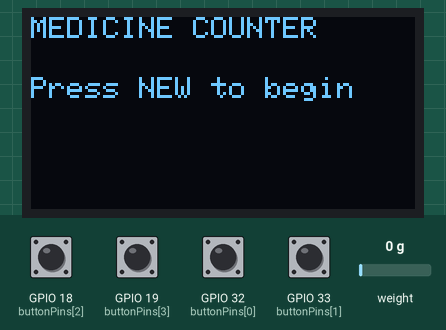
This sketch was run on a simulated ESP32. Shown: 128×64 one-colour display. The test bench sets the inputs (shaded band); at power-on: GPIO 18 (buttonPins[2]), GPIO 19 (buttonPins[3]), GPIO 32 (buttonPins[0]), GPIO 33 (buttonPins[1]) HIGH, weight on the scale 0 g.

Above: at 1.2 s.
1.3 s: GPIO 32 (buttonPins[0]) pulled LOW for 0.15 s
At 1.8 s:
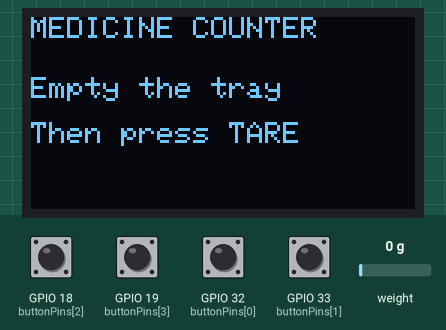
2.9 s: GPIO 33 (buttonPins[1]) pulled LOW for 0.15 s
At 4.2 s:
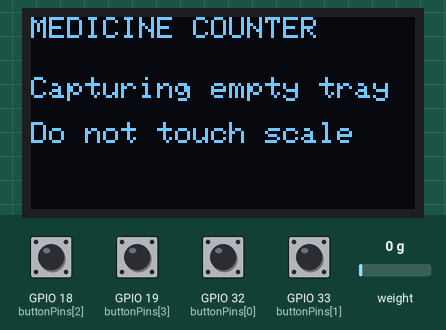
6.0 s: GPIO 18 (buttonPins[2]) pulled LOW for 0.15 s
At 6.6 s:
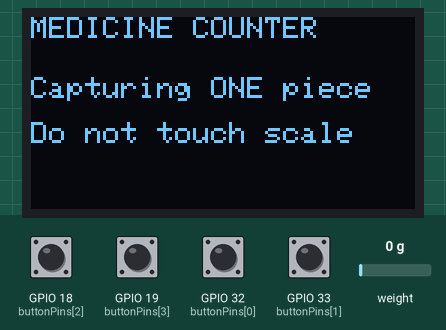
9.1 s: GPIO 18 (buttonPins[2]) pulled LOW for 1 s
12.6 s: GPIO 32 (buttonPins[0]) pulled LOW for 1 s
At 14.0 s:
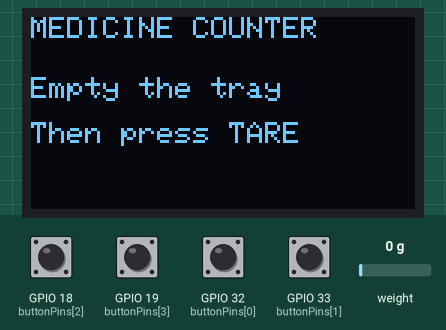
Timing chart, 0 to 15.6 s (numbered marks = the images above; inputs shaded):
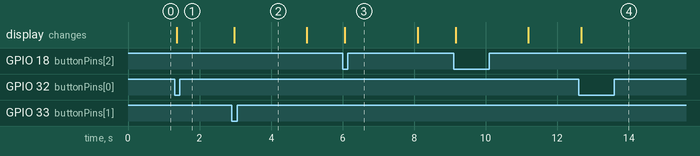

The sketch:

medicine-counter-local.ino
```cpp
#include <Wire.h>
#include <Adafruit_GFX.h>
#include <Adafruit_SSD1306.h>
#include <HX711.h>
#include <math.h>

HX711 scale;
Adafruit_SSD1306 display(128, 64, &Wire, -1);

const int buttonPins[] = {32, 33, 18, 19};

enum Stage {
  WAIT_NEW,
  WAIT_TARE,
  WAIT_ONE,
  WAIT_TEN,
  WAIT_CALIBRATE,
  COUNTING
};

Stage stage = WAIT_NEW;

bool lastReading[4] = {HIGH, HIGH, HIGH, HIGH};
bool stableButton[4] = {HIGH, HIGH, HIGH, HIGH};
unsigned long changedAt[4] = {0, 0, 0, 0};

double emptyRaw = 0;
double oneRaw = 0;
double tenRaw = 0;
double unitsPerPiece = 0;

unsigned long lastUpdate = 0;

// Initial trial threshold in RAW sensor units.
// This needs checking against your real sensor noise.
const long MAX_CAPTURE_SPREAD = 1000;

void showMessage(const char* line1,
                 const char* line2 = "",
                 const char* line3 = "") {
  display.clearDisplay();
  display.setTextColor(SSD1306_WHITE);
  display.setTextSize(1);
  display.setCursor(0, 0);
  display.println("MEDICINE COUNTER");
  display.setCursor(0, 20);
  display.println(line1);
  display.setCursor(0, 35);
  display.println(line2);
  display.setCursor(0, 50);
  display.println(line3);
  display.display();
}

void showPrompt() {
  switch (stage) {
    case WAIT_NEW:
      showMessage("Press NEW to begin");
      break;
    case WAIT_TARE:
      showMessage("Empty the tray", "Then press TARE");
      break;
    case WAIT_ONE:
      showMessage("Add ONE piece", "Then press SAMPLE");
      break;
    case WAIT_TEN:
      showMessage("Add 9 more pieces", "10 TOTAL in tray", "Then press SAMPLE");
      break;
    case WAIT_CALIBRATE:
      showMessage("Both samples ready", "Press CALIBRATE");
      break;
    case COUNTING:
      break;
  }
}

// Captures a short batch and checks its spread.
// A stable batch is not a guarantee of counting accuracy.
bool capture(double &average, long &spread) {
  const int samples = 20;
  double sum = 0;
  long lowest = 8388607L;
  long highest = -8388608L;

  for (int i = 0; i < samples; i++) {
    if (!scale.wait_ready_timeout(1000)) {
      showMessage("HX711 not responding", "Check sensor wiring");
      return false;
    }

    long value = scale.read();
    if (value <= -8388608L || value >= 8388607L) {
      showMessage("Sensor out of range", "Check load / wiring");
      return false;
    }

    sum += value;
    if (value < lowest) lowest = value;
    if (value > highest) highest = value;
  }

  spread = highest - lowest;
  average = sum / samples;

  if (spread > MAX_CAPTURE_SPREAD) {
    showMessage("Reading unsettled", "Wait, release button", "then try again");
    Serial.print("Capture spread: ");
    Serial.println(spread);
    return false;
  }

  return true;
}

void handleButton(int button) {
  if (button == 0) {
    stage = WAIT_TARE;
    unitsPerPiece = 0;
    showPrompt();
    return;
  }

  double reading;
  long spread;

  if (button == 1 && stage == WAIT_TARE) {
    showMessage("Capturing empty tray", "Do not touch scale");
    if (capture(reading, spread)) {
      emptyRaw = reading;
      stage = WAIT_ONE;
      showPrompt();
    }
  } else if (button == 2 && stage == WAIT_ONE) {
    showMessage("Capturing ONE piece", "Do not touch scale");
    if (!capture(reading, spread)) return;

    double minimumSignal = fmax(1000.0, spread * 5.0);
    if (fabs(reading - emptyRaw) < minimumSignal) {
      showMessage("One piece too small", "Check setup, then", "release and retry");
      return;
    }

    oneRaw = reading;
    stage = WAIT_TEN;
    showPrompt();
  } else if (button == 2 && stage == WAIT_TEN) {
    showMessage("Capturing 10 pieces", "Do not touch scale");
    if (!capture(reading, spread)) return;

    double oneSignal = oneRaw - emptyRaw;
    double tenSignal = reading - emptyRaw;
    double ratio = tenSignal / oneSignal;

    if (ratio < 7.0 || ratio > 13.0) {
      showMessage("Check sample count", "Need 10 TOTAL", "Release and retry");
      return;
    }

    tenRaw = reading;
    stage = WAIT_CALIBRATE;
    showPrompt();
  } else if (button == 3 && stage == WAIT_CALIBRATE) {
    unitsPerPiece = (tenRaw - emptyRaw) / 10.0;
    stage = COUNTING;
  }
}

void setup() {
  Serial.begin(115200);

  for (int i = 0; i < 4; i++) {
    pinMode(buttonPins[i], INPUT_PULLUP);
  }

  Wire.begin(21, 22);

  uint8_t address = 0;
  const uint8_t addresses[] = {0x3C, 0x3D};
  for (uint8_t candidate : addresses) {
    Wire.beginTransmission(candidate);
    if (Wire.endTransmission() == 0) {
      address = candidate;
      break;
    }
  }

  if (address == 0 || !display.begin(SSD1306_SWITCHCAPVCC, address)) {
    Serial.println("OLED initialization failed.");
    while (true) delay(100);
  }

  scale.begin(25, 26);
  showPrompt();
}

void loop() {
  unsigned long now = millis();

  for (int i = 0; i < 4; i++) {
    bool reading = digitalRead(buttonPins[i]);
    if (reading != lastReading[i]) {
      lastReading[i] = reading;
      changedAt[i] = now;
    }

    if (now - changedAt[i] >= 40 && reading != stableButton[i]) {
      stableButton[i] = reading;
      if (reading == LOW) {
        handleButton(i);
        return;
      }
    }
  }

  if (stage == COUNTING && millis() - lastUpdate >= 800) {
    lastUpdate = millis();
    double reading;
    long spread;
    if (!capture(reading, spread)) return;

    double count = (reading - emptyRaw) / unitsPerPiece;
    if (spread > fabs(unitsPerPiece) * 0.25) {
      showMessage("Count uncertain", "Check scale / load");
      return;
    }

    if (count < -0.5) {
      showMessage("Check tray position", "Or press NEW");
      return;
    }

    long estimatedCount = lround(fmax(0.0, count));
    display.clearDisplay();
    display.setTextColor(SSD1306_WHITE);
    display.setTextSize(1);
    display.setCursor(0, 0);
    display.println("ESTIMATED COUNT");
    display.setTextSize(2);
    display.setCursor(0, 22);
    display.print(estimatedCount);
    display.println(" pcs");
    display.setTextSize(1);
    display.setCursor(0, 52);
    display.println("NEW = recalibrate");
    display.display();

    Serial.print("Estimated count: ");
    Serial.println(estimatedCount);
  }
}
```

Measured:
- after the input at 1.3 s, the display: changes after 0.07 s (image 1)
- after the input at 2.9 s, the display: changes after 0.07 s (image 2)
- after the input at 6.0 s, the display: changes after 0.07 s (image 3)
- after the input at 12.6 s, the display: changes after 0.07 s (image 4)
